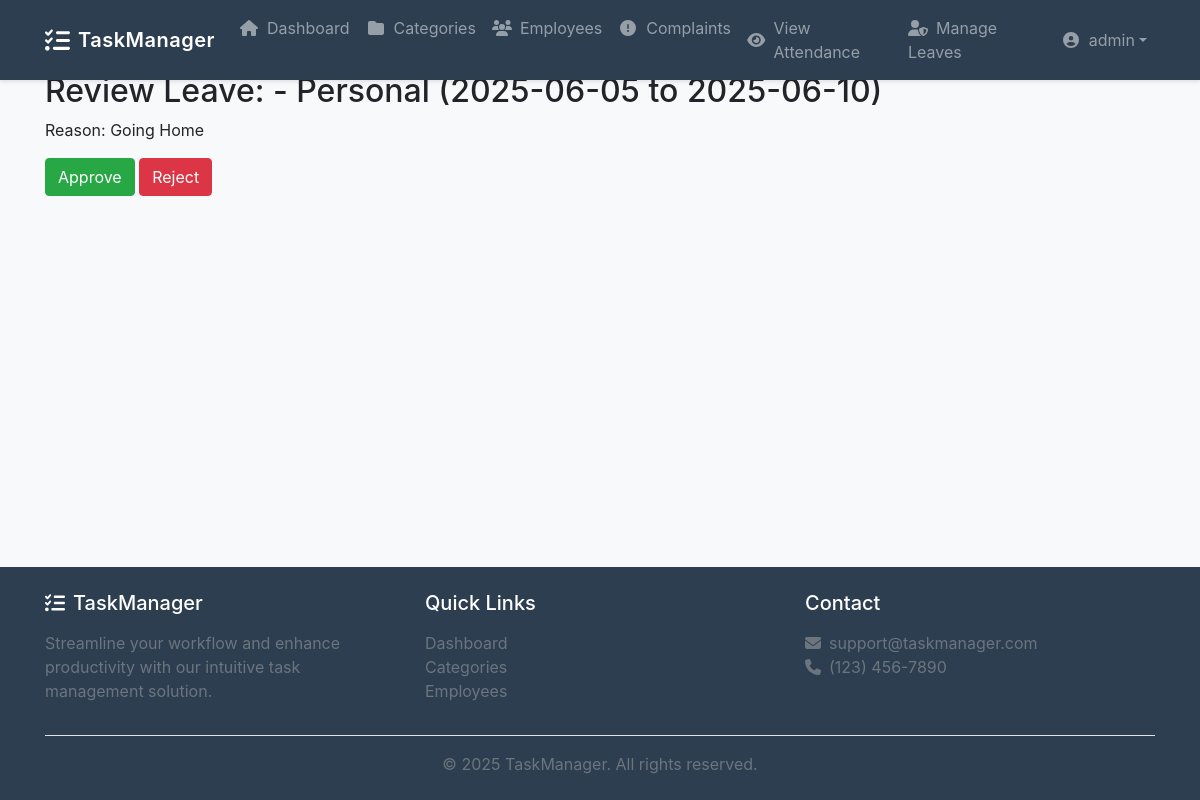
The page /leaves/review/2/ (signed in) on the database its author committed.
### leave_management/models.py (models this page shows, shortened)
class LeaveRequest(models.Model):
    STATUS_CHOICES = [
        ('pending', 'Pending'),
        ('approved', 'Approved'),
        ('rejected', 'Rejected'),
        ('cancelled', 'Cancelled'),
    ]
    employee = models.ForeignKey(Employee, on_delete=models.CASCADE, related_name='leave_requests',
                                 help_text="The employee submitting this leave request.")
    leave_type = models.ForeignKey(LeaveType, on_delete=models.CASCADE,
                                   help_text="The type of leave being requested.")
    start_date = models.DateField(help_text="The first day of the requested leave.")
    end_date = models.DateField(help_text="The last day of the requested leave.")
    reason = models.TextField(
        blank=False,
        help_text="Detailed reason for the leave request (min. 20, max. 500 characters)."
    )
    emergency_contact = models.CharField(
        max_length=100,
        blank=True,
        null=True,
        help_text="Name and contact number of a person to contact during leave."
    )
    work_handover = models.TextField(
        blank=True,
        null=True,
        help_text="Details about work delegation or handover arrangements."
    )
    status = models.CharField(max_length=10, choices=STATUS_CHOICES, default='pending',
                              help_text="Current status of the leave request.")
    applied_at = models.DateTimeField(auto_now_add=True,
                                      help_text="Timestamp when the leave request was submitted.")
    reviewed_at = models.DateTimeField(null=True, blank=True,
                                       help_text="Timestamp when the leave request was reviewed.")
    reviewer = models.ForeignKey(User, null=True, blank=True, on_delete=models.SET_NULL, related_name='reviewed_leaves',
                                 help_text="The user (manager/admin) who reviewed this leave request.")
    class Meta:
        ordering = ['-applied_at']
        verbose_name = "Leave Request"
        verbose_name_plural = "Leave Requests"
    def __str__(self):
        return f"{self.employee.user.get_full_name()} - {self.leave_type.name} ({self.start_date} to {self.end_date})"

class LeaveType(models.Model):
    name = models.CharField(max_length=50, unique=True)
    max_days_per_year = models.PositiveIntegerField(default=0, help_text="Maximum days allowed for this leave type per year.")
    is_paid = models.BooleanField(default=True)

### people_management/models.py (models this page shows, shortened)
class Employee(models.Model):
    user = models.OneToOneField(User, on_delete=models.CASCADE)
    department = models.ForeignKey(Department, on_delete=models.CASCADE)
    email = models.EmailField(null=True, blank=True)
    default_category = models.ForeignKey(Category, on_delete=models.SET_NULL, null=True, blank=True)
    current_task = models.ForeignKey(Task, on_delete=models.SET_NULL, null=True, blank=True)

### leave_management/views.py (the view, shortened to what this page needs)
# urls.py: path('review/<int:pk>/', views.review_leave, name='review_leave'),
@permission_required('leave_management.change_leaverequest')
def review_leave(request, pk):
    leave = get_object_or_404(LeaveRequest, pk=pk)
    return render(request, 'leave_management/review_leave.html', {'leave': leave})

### leave_management/templates/leave_management/review_leave.html (shortened to what this page needs)
{% extends "task_management_system_app/base.html" %} {% block content %}
<h2>Review Leave: {{ leave }}</h2>
<p>Reason: {{ leave.reason }}</p>
<form method="post">
  <button name="action" value="approve" class="btn btn-success">Approve</button>
  <button name="action" value="reject" class="btn btn-danger">Reject</button>
</form>
{% endblock %}

### task_management_system_app/templates/task_management_system_app/base.html (shortened to what this page needs)
<!DOCTYPE html>
<html lang="en">
  <head>
    <link
      rel="stylesheet"
      href="https://maxcdn.bootstrapcdn.com/bootstrap/4.5.2/css/bootstrap.min.css"
    />
    <link
      rel="stylesheet"
      href="https://cdnjs.cloudflare.com/ajax/libs/font-awesome/5.15.3/css/all.min.css"
    />
    <link
      rel="stylesheet"
      href="https://cdnjs.cloudflare.com/ajax/libs/font-awesome/6.4.0/css/all.min.css"
    />
  </head>
  <body>
    <nav class="navbar navbar-expand-lg navbar-dark fixed-top">
      <div class="container">
        {% if user.is_superuser %}
        <a
          class="navbar-brand d-flex align-items-center"
          href="{% url 'dashboard' %}"
        >
          <i class="fas fa-tasks fa-lg mr-2"></i>
          <span class="d-none d-sm-inline">TaskManager</span>
        </a>
        {% endif %}
        <div class="collapse navbar-collapse" id="navbarNav">
          <ul class="navbar-nav mr-auto">
            {% if user.is_superuser %}
            <li class="nav-item">
              <a
                class="nav-link d-flex align-items-center"
                href="{% url 'dashboard' %}"
              >
                <i class="fas fa-home fa-fw mr-2"></i>
                <span>Dashboard</span>
              </a>
            </li>
            {% endif %} {% if user.is_superuser %}
            <li class="nav-item">
              <a
                class="nav-link d-flex align-items-center"
                href="{% url 'category_list' %}"
              >
                <i class="fas fa-folder fa-fw mr-2"></i>
                <span>Categories</span>
              </a>
            </li>
            {% endif %} {% if user.is_superuser %}
            <li class="nav-item">
              <a
                class="nav-link d-flex align-items-center"
                href="{% url 'employee_list' %}"
              >
                <i class="fas fa-users fa-fw mr-2"></i>
                <span>Employees</span>
              </a>
            </li>
            {% endif %}
            {% if user.is_superuser %}
            <li class="nav-item">
              <a
                class="nav-link d-flex align-items-center"
                href="{% url 'complain_list' %}"
              >
                <i class="fas fa-exclamation-circle fa-fw mr-2"></i>
                <span>Complaints</span>
              </a>
            </li>
            {% endif %}
            {% if user.is_superuser %}
            <li class="nav-item">
              <a
                class="nav-link d-flex align-items-center"
                href="{% url 'attendance_list' %}"
              >
                <i class="fas fa-eye fa-fw mr-2"></i>
                <span>View Attendance</span>
              </a>
            </li>
            {% endif %}
            {% if user.is_superuser %}
            <li class="nav-item">
              <a class="nav-link" href="{% url 'leave_review_list' %}">
                <i class="fas fa-user-shield mr-2"></i>Manage Leaves
              </a>
            </li>
            {% endif %}
          </ul>
          <ul class="navbar-nav ml-auto">
            {% if user.is_authenticated %}
            <li class="nav-item dropdown">
              <a
                class="nav-link dropdown-toggle d-flex align-items-center"
                href="#"
                id="userMenu"
                data-toggle="dropdown"
              >
                <i class="fas fa-user-circle fa-fw mr-2"></i>
                <span>{{ user.username }}</span>
              </a>
            </li>
            {% endif %}
          </ul>
        </div>
      </div>
    </nav>
    <main class="flex-grow-1 mt-5 pt-4">
      <div class="container">
         {% block content %}{% endblock %}
      </div>
    </main>
    <footer class="footer py-4 mt-4">
      <div class="container">
        <div class="row">
          <div class="col-md-4 mb-4 mb-md-0">
            <h5 class="text-white mb-3">
              <i class="fas fa-tasks mr-2"></i>TaskManager
            </h5>
            <p class="text-muted">
              Streamline your workflow and enhance productivity with our
              intuitive task management solution.
            </p>
          </div>
          <div class="col-md-4 mb-4 mb-md-0">
            <h5 class="text-white mb-3">Quick Links</h5>
            <ul class="list-unstyled">
              <li>
                <a class="text-muted" href="{% url 'dashboard' %}">Dashboard</a>
              </li>
              <li>
                <a class="text-muted" href="{% url 'category_list' %}"
                  >Categories</a
                >
              </li>
              <li>
                <a class="text-muted" href="{% url 'employee_list' %}"
                  >Employees</a
                >
              </li>
            </ul>
          </div>
          <div class="col-md-4">
            <h5 class="text-white mb-3">Contact</h5>
            <ul class="list-unstyled">
              <li class="text-muted">
                <i class="fas fa-envelope mr-2"></i>support@taskmanager.com
              </li>
              <li class="text-muted">
                <i class="fas fa-phone mr-2"></i>(123) 456-7890
              </li>
            </ul>
          </div>
        </div>
        <div class="border-top pt-3 mt-3 text-center">
          <p class="text-muted mb-0">
            &copy; {% now "Y" %} TaskManager. All rights reserved.
          </p>
        </div>
      </div>
    </footer>
  </body>
</html>

### task_management_system_app/templates/task_management_system_app/base.html (style rules this page uses)
:root { --primary-color: #3498db; --secondary-color: #2c3e50; --accent-color: #e74c3c; }
body { min-height: 100vh; display: flex; flex-direction: column; background-color: #f8f9fa; }
.navbar { background-color: var(--secondary-color) !important; box-shadow: 0 2px 4px rgba(0, 0, 0, 0.1); }
.navbar-brand { font-weight: 600; letter-spacing: 0.5px; }
.nav-link { transition: all 0.3s ease; position: relative; }
.footer { background-color: var(--secondary-color); margin-top: auto; }

### rows shown on the page
LeaveRequest: employee+leave_type+start_date "- Personal (2025-06-05 to 2025-06-10)", reason "Going Home"

### other values the page prints
{{ user.username }} "admin"
